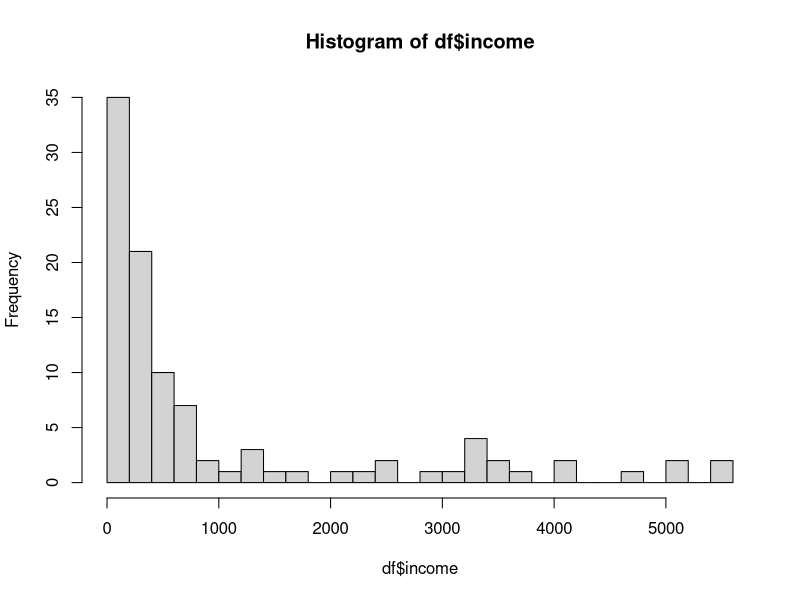
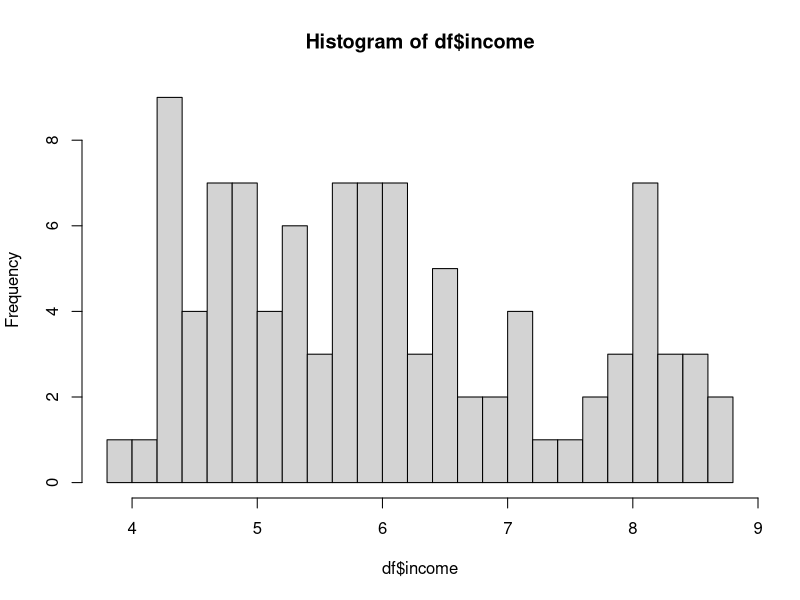
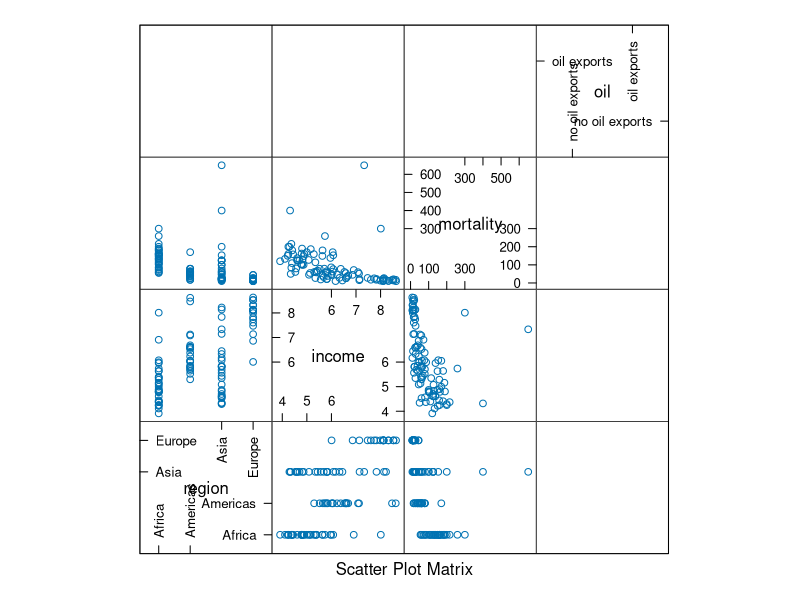
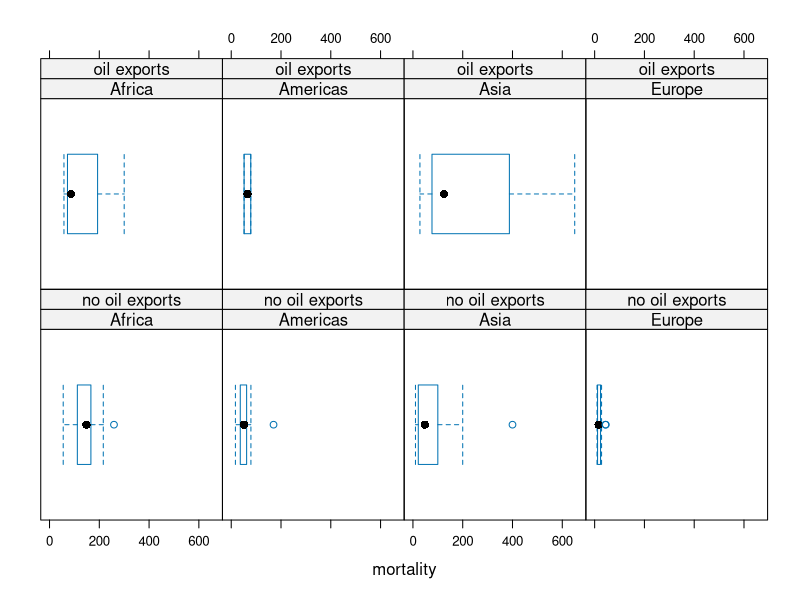
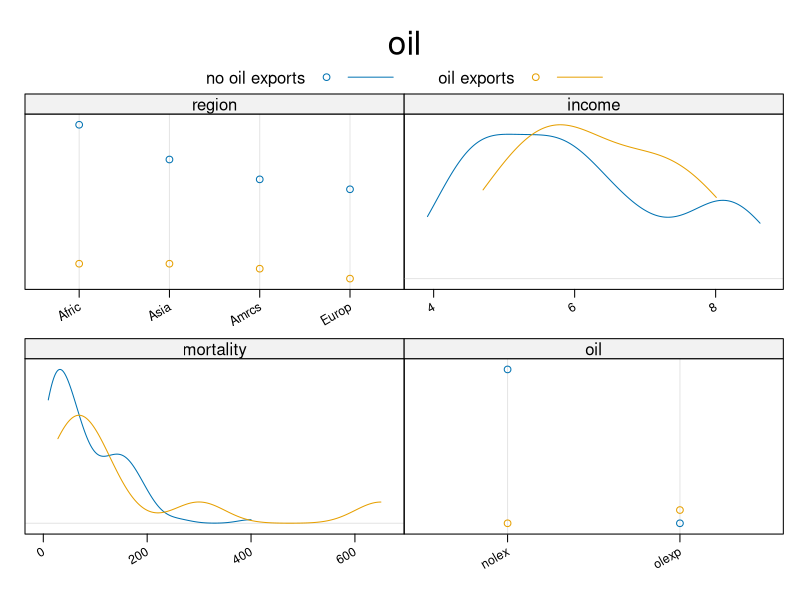

Source code (R) for these figures, in order: (Note: this script raises an error after producing the figures.)
## ---- chunk 1
library(lattice)
library(latticeExtra)
library(MASS)
library(e1071)
df <- read.table("infmort.txt")
df <- na.exclude(df)
df$region <- factor(df$region, labels = sort(unique(df$region)))

head(df) 
dim(df)
## ---- chunk 2
hist(df$income, breaks=20)
## ---- chunk 3
df$income <- log(df$income)
hist(df$income, breaks=20)
## ---- chunk 4

splom(df) 
bwplot(~mortality | region * oil, df )
marginal.plot(df, data = df, groups = oil, auto.key = list(lines = TRUE, title = "oil", cex.title = 2, columns = 2))

## ---- chunk 5
histogram(~oil | region, df) 
marginal.plot(df, data = df, groups = region, auto.key = list(lines = TRUE, title = "region", cex.title = 2, columns = 4))

bwplot(mortality / 1000 ~ income |  region, df)
## ---- chunk 6
xyplot(mortality ~ income, df)
## ---- chunk 7
df$mortality <- log(df$mortality)
 
xyplot(mortality ~  income, df, type=c('r', 'p'))


## ---- chunk 8
l <- lm(mortality ~ income + oil + region, data = df)
summary(l)
stepAIC(l)
## ---- chunk 9
d <-subset(df, region == "Africa")

afr <- lm(mortality ~ income + oil, data = d)
summary(afr)
stepAIC(afr) 
xyplot(mortality ~ income, data = d, type = c("r", "p"))

## ---- chunk 10
# no oil exporters in Europe
eur <- lm(mortality ~ income, data = subset(df, region == "Europe"))
summary(eur)
stepAIC(eur)
xyplot(mortality ~ income, data = subset(df, region == "Europe"), type = c("r", "p"))

## ---- chunk 11
ame <- lm(mortality ~ income + oil, data = subset(df, region == "Americas"))
summary(ame)
stepAIC(ame)
## ---- chunk 12
xyplot(mortality ~ income, data = subset(df, region == "Americas"), type = c("r", "p"))
## ---- chunk 13

asia <- lm(mortality ~ income + oil, data = subset(df, region == "Asia"))
summary(asia) 
stepAIC(asia) 
## ---- chunk 14
xyplot(mortality ~ income, data = subset(df, region == "Asia"), type = c("r", "p"))
## ---- chunk 15
l <- lm(mortality ~ income * region * oil, data = df)
summary(l)
stepAIC(l)
## ---- chunk 16
l <- lm(mortality ~ income * region , data = df)
summary(l)
stepAIC(l)
## ---- chunk 17
l <- lm(mortality ~ income, data = df)
summary(l)
stepAIC(l)
